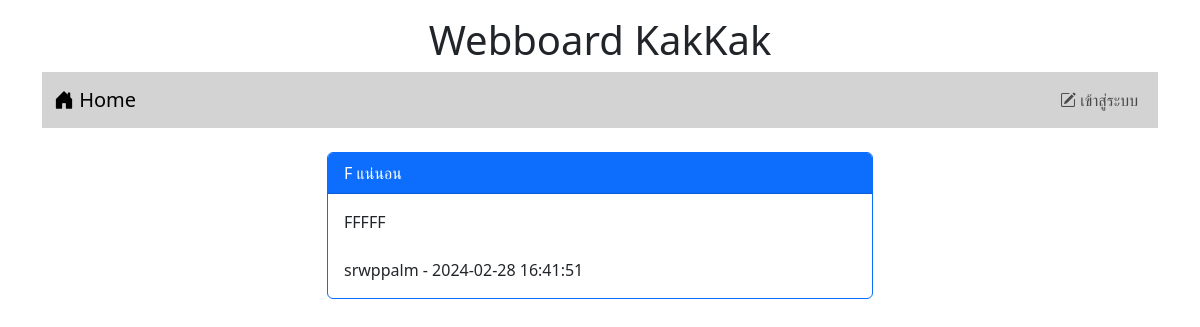
The app's page /post.php?id=5, older data.
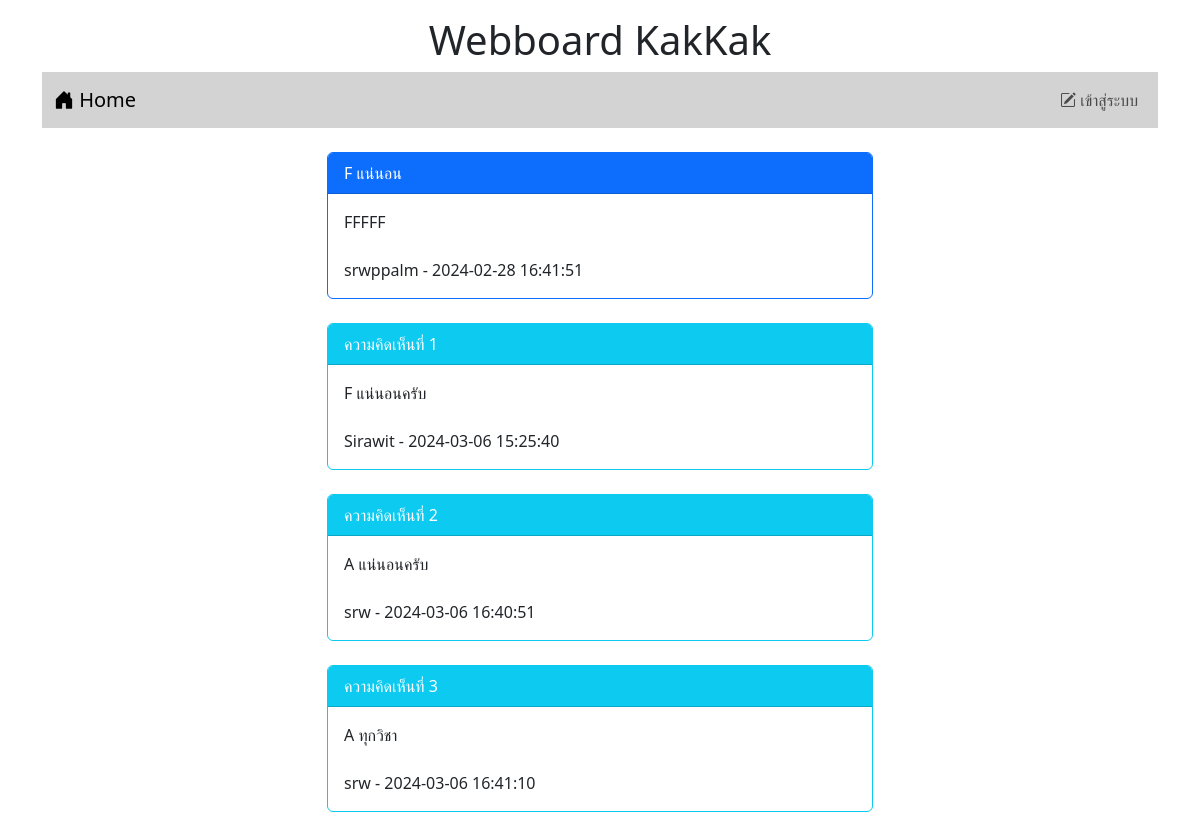
The same page, newer data.
### tables this page shows
CREATE TABLE `post` (
  `id` int(11) NOT NULL,
  `title` varchar(128) NOT NULL,
  `content` varchar(2048) NOT NULL,
  `post_date` datetime NOT NULL,
  `cat_id` int(11) NOT NULL,
  `user_id` int(11) NOT NULL
);

CREATE TABLE `user` (
  `id` int(11) NOT NULL,
  `login` varchar(32) NOT NULL,
  `password` varchar(64) NOT NULL,
  `name` varchar(64) NOT NULL,
  `gender` char(1) NOT NULL,
  `email` varchar(32) NOT NULL,
  `role` char(1) NOT NULL
);

CREATE TABLE `comment` (
  `id` int(11) NOT NULL,
  `content` varchar(20148) NOT NULL,
  `post_date` datetime NOT NULL,
  `user_id` int(11) NOT NULL,
  `post_id` int(11) NOT NULL
);

### post.php (the view, shortened to what this page needs)
<!DOCTYPE html>
<html lang="en">
<head>
    <link rel="stylesheet" href="bootstrap-5.3.2-dist/css/bootstrap.min.css">
    <link rel="stylesheet" href="https://cdn.jsdelivr.net/npm/bootstrap-icons@1.11.3/font/bootstrap-icons.min.css">
</head>
<body>
    <div class="container-lg">
        <h1 style = "text-align : center;" class = "mt-3">Webboard KakKak</h1>
        <?php include "nav.php" ?>
        <div class="row mt-4">
            <div class="col-lg-3 col-md-2 col-sm-1"></div>
            <div class="col-lg-6 col-md-8 col-sm-10">
            <?php
                $conn = new PDO("mysql:host=localhost;dbname=webboard;charset=utf8","root","");
                $sql = "SELECT post.title , post.content , post.post_date , user.login FROM post INNER JOIN user on (post.user_id = user.id) WHERE post.id = $_GET[id]";
                $result = $conn->query($sql);
                while($row = $result ->fetch()){
                        echo "<div class='card border-primary'>";
                        echo "<div class='card-header bg-primary text-white'>$row[0]</div>";
                        echo "<div class='card-body'>$row[1] <BR><BR> $row[3] - $row[2]</div>";
                        echo "</div><BR>";
                    }
            ?>
            <?php
                $conn = new PDO("mysql:host=localhost;dbname=webboard;charset=utf8","root","");
                $sql = "SELECT comment.id , comment.content , comment.post_date , user.login FROM comment INNER JOIN user on (comment.user_id = user.id) WHERE comment.post_id = $_GET[id]";
                $result = $conn->query($sql);
                while($row = $result ->fetch()){
                        echo "<div class='card border-info'>";
                        echo "<div class='card-header bg-info text-white'>ความคิดเห็นที่ $row[0]</div>";
                        echo "<div class='card-body'>$row[1] <BR><BR> $row[3] - $row[2]</div>";
                        echo "</div><BR>";
                    }
            ?>
                <br>
            </div>
            <div class="col-lg-3 col-md-2 sol-sm-1"></div>
        </div>
    </div>
</body>
</html>

### nav.php (shortened to what this page needs)
<nav class="navbar navbar-expand-lg" style = "background-color : #d3d3d3">
    <div class="container-fluid">
        <a class="navbar-brand" href="index.php"><i class="bi bi-house-door-fill"></i> Home</a>
            <ul class="navbar-nav">
                <?php
                    if(!isset($_SESSION['id'])){ ?>
                        <li class="nav-item">
                            <a class="nav-link" aria-current="page" href="login.php"><i class="bi bi-pencil-square"></i> เข้าสู่ระบบ</a>
                        </li>
                <?php } ?>
            </ul>
    </div>
</nav>

Row changes from the older to the newer data that the page shows:
added comment: id "1", content "F แน่นอนครับ", user.login "Sirawit", post_date "2024-03-06 15:25:40"
added comment: id "2", content "A แน่นอนครับ", user.login "srw", post_date "2024-03-06 16:40:51"
added comment: id "3", content "A ทุกวิชา", user.login "srw", post_date "2024-03-06 16:41:10"
